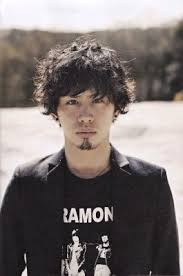
#> input picture taka.jpeg, 183 x 276 px
$ jupyter execute --allow-errors PERTEMUAN_2A.ipynb
#> lines starting #> are read from the running program, lines starting #| are printed output that depends on the picture; after the words box and inside, x2 and y2 are one past the last pixel; in counts of white or black regions, pixels touching at a corner belong together
[cell 1]
# Pertemuan 2 Pengolahan citra digital

[cell 2]
import numpy as np
import matplotlib.pyplot as plt
import cv2

# Generate mountain range data
x = np.linspace(0, 10, 100)
y = np.sin(x) * 2 + np.abs(np.random.normal(scale=0.5, size=x.shape)) + 3  # Simulated mountain range

# Create the figure and plot
fig, ax = plt.subplots()
ax.plot(x, y, color='brown')

# Add a background for sky and ground using OpenCV
# Create a canvas of 500x500 pixels
canvas = np.zeros((500, 500, 3), dtype="uint8")

# Color the top part of the image (sky)
canvas[:250] = (135, 206, 235)  # Sky blue

# Color the bottom part of the image (ground)
canvas[250:] = (34, 139, 34)  # Forest green

# Convert the matplotlib plot to an image
fig.canvas.draw()
image = np.frombuffer(fig.canvas.tostring_rgb(), dtype=np.uint8)
image = image.reshape(fig.canvas.get_width_height()[::-1] + (3,))

# Resize the plot image to fit in the canvas
plot_resized = cv2.resize(image, (500, 250))

# Place the plot in the sky portion of the canvas
canvas[:250] = plot_resized

# Convert from BGR to RGB for displaying in matplotlib
canvas_rgb = cv2.cvtColor(canvas, cv2.COLOR_BGR2RGB)
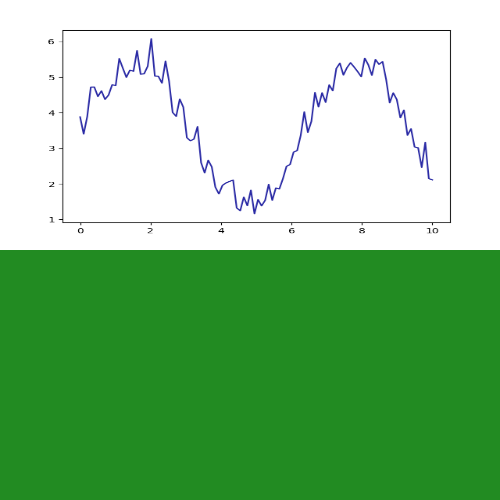
#> canvas_rgb: shape (500, 500, 3); mean R, G, B 141.6, 194.1, 142.6

# Display the final image
plt.imshow(canvas_rgb)
plt.axis('off')  # Hide axes for a cleaner image
plt.show()
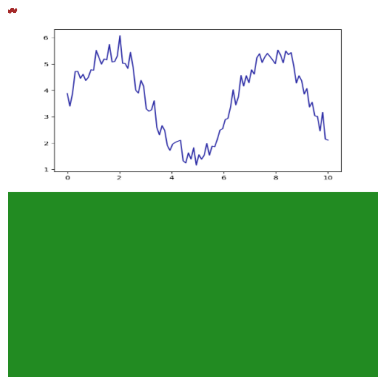
#> figure drawn by matplotlib, 1 panel

[cell 3]
import cv2
from cv2 import typing

citra: typing.MatLike = cv2.imread('taka.jpeg')
#> citra is the input picture: shape (276, 183, 3); mean B, G, R 114, 116, 124.2

cv2.imshow('Taka', citra)
cv2.waitKey(0)

[cell 4]
import cv2
from cv2 import typing

citra: typing.MatLike = cv2.imread('taka.jpeg')
citra.shape

#> (the rest of this cell did not finish here and is left out)

[cell 5]
# Person detection

hog = cv2.HOGDescriptor()
hog.setSVMDetector(
  cv2.HOGDescriptor_getDefaultPeopleDetector()
)

image = cv2.imread('taka.jpeg')

(rects, weights) = hog.detectMultiScale(
  image, winStride=(4, 4), padding=(8, 8), scale=1.05
)
#> rects = [[41, 20, 92, 184]]; weights = [0.701]

for (x, y, w, h) in rects:
  cv2.rectangle(image, (x, y), (x + w, y + h), (0, 255, 0), 2)
#> this loop made 1 pass
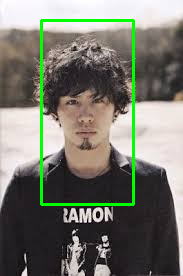
#> image: shape (276, 183, 3); 3.27% of pixels changed, all inside (x1, y1, x2, y2) = (40, 19, 135, 206)

cv2.imshow("Person Detection", image)
cv2.waitKey(0)
cv2.destroyAllWindows()

[cell 6]
# Change skin

import numpy as np
import cv2

hog = cv2.HOGDescriptor()
hog.setSVMDetector(
  cv2.HOGDescriptor_getDefaultPeopleDetector()
)

image = cv2.imread('taka.jpeg')

(rects, weights) = hog.detectMultiScale(
  image, winStride=(4, 4), padding=(8, 8), scale=1.05
)

for (x, y, w, h) in rects:
  person_roi = image[y:y+h, x:x+w]

  hsv = cv2.cvtColor(person_roi, cv2.COLOR_BGR2HSV)

  lower_skin = np.array([0, 20, 70], dtype=np.uint8)
  upper_skin = np.array([20, 255, 255], dtype=np.uint8)

  skin_mask = cv2.inRange(hsv, lower_skin, upper_skin)

  hsv[skin_mask > 0, 2] = hsv[skin_mask > 0, 2] * 0.5

  modified_person_roi = cv2.cvtColor(hsv, cv2.COLOR_HSV2BGR)

  image[y:y+h, x:x+w] = modified_person_roi
#> this loop made 1 pass
#> (x, y, w, h, lower_skin, upper_skin) on pass 1: (41, 20, 92, 184, [0, 20, 70], [20, 255, 255])
#> pass 1, `person_roi = image[y:y+h, x:x+w]`:
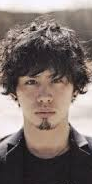
#> person_roi: shape (184, 92, 3); mean B, G, R 107.1, 112.1, 124.9
#> pass 1, `skin_mask = cv2.inRange(hsv, lower_skin, upper_skin)`:
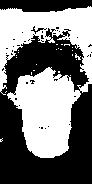
#> skin_mask: shape (184, 92); 46.3% white; 23 white regions (22 under 20 px), largest, box (x1, y1, x2, y2) and area: (0, 6, 92, 158) 7776
#> pass 1, `modified_person_roi = cv2.cvtColor(hsv, cv2.COLOR_HSV2BGR)`:
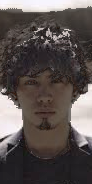
#> modified_person_roi: shape (184, 92, 3); mean B, G, R 80, 82.1, 90.3
#> after the loop: hsv: shape (184, 92, 3); mean H, S, V 61.9, 40.3, 90.6
#> after the loop:
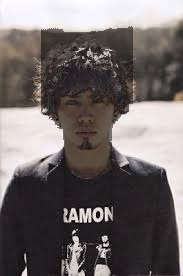
#> image: shape (276, 183, 3); mean B, G, R 104.9, 105.9, 112.6

cv2.imshow("Modified Skin Tone", image)
cv2.waitKey(0)
cv2.destroyAllWindows()
